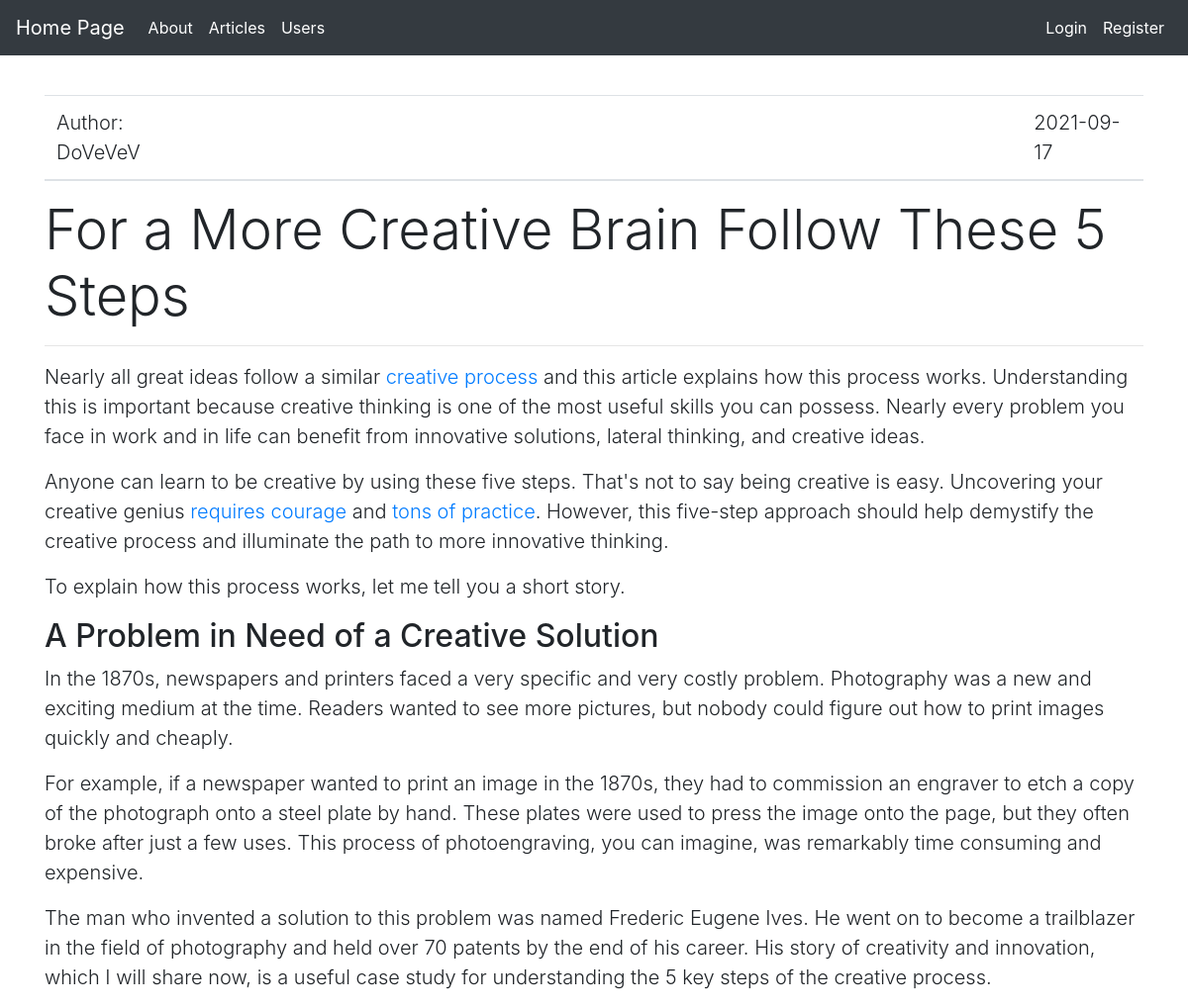
The page /articles/3 on the database its author committed.
### tables this page shows
CREATE TABLE articles(article_id integer PRIMARY KEY, title text, author text, content text, Timestamp created_time DEFAULT CURRENT_TIMESTAMP);

### index.py (the view)
@app.route('/articles/<string:article_no>', methods=['GET'])
def articles_pages(article_no):
    con = sqlite3.connect('blog_database.db')
    cur = con.cursor()
    query = 'SELECT * FROM articles where article_id = ?'
    cur.execute(query, (article_no,))
    article_exists = cur.fetchall()
    if len(article_exists) > 0:
        con.close()
        return render_template('article_pages.html', article=article_exists)
    else:
        con.close()
        return render_template("article_pages.html", article_no=article_no)

### templates/article_pages.html
{% extends 'layout.html' %}
{% block body %}
{% if article %}
<ul class="list-group">
    <table class="table">
        <thead>
        <th scope="col" class="lead" align="right">Author: {{ article[0][2] }}</th>
        <div>
            <th scope="col" class="lead" align="right"></th>
            <th scope="col" class="lead" align="right"></th>
            <th scope="col" class="lead" align="right"></th>
            <th scope="col" class="lead" align="right"></th>
            <th scope="col" class="lead" align="right"></th>
            <th scope="col" class="lead" align="right"></th>
            <th scope="col" class="lead" align="right"></th>
            <th scope="col" class="lead" align="right"></th>
            <th scope="col" class="lead" align="right"></th>
            <th scope="col" class="lead" align="right"></th>
            <th scope="col" class="lead" align="right"></th>
            <th scope="col" class="lead" align="right"></th>
            <th scope="col" class="lead" align="right"></th>
            <th scope="col" class="lead" align="right"></th>
            <th scope="col" class="lead" align="right"></th>
            <th scope="col" class="lead" align="right"></th>
            <th scope="col" class="lead" align="right"></th>
            <th scope="col" class="lead" align="right"></th>
            <th scope="col" class="lead" align="right"></th>
            <th scope="col" class="lead" align="right"></th>
            <th scope="col" class="lead" align="right"></th>
            <th scope="col" class="lead" align="right"></th>
            <th scope="col" class="lead" align="right"></th>
            <th scope="col" class="lead" align="right"></th>
            <th scope="col" class="lead" align="right"></th>
            <th scope="col" class="lead" align="right"></th>
            <th scope="col" class="lead" align="right"></th>
            <th scope="col" class="lead" align="right"></th>
            <th scope="col" class="lead" align="right"></th>
            <th scope="col" class="lead" align="right"></th>
            <th scope="col" class="lead" align="right"></th>
            <th scope="col" class="lead" align="right"></th>
            <th scope="col" class="lead" align="right"></th>
            <th scope="col" class="lead" align="right"></th>
        </div>
        <th scope="col" class="lead" align="left">{{ article [0][4][0:10] }}</th>
        </thead>
    </table>
</ul>
<h3 class="display-4">{{ article[0][1] }}</h3>
<hr>
<div class="lead">{{ article [0][3]|safe }}</div>
{% else %}
<div class="display-4">NOT FOUND {{ article_no }}</div>
<hr>
<div class="alert alert-danger">
    <div class="lead">There is no article in this page.</div>
</div>
{% endif %}
{% endblock body %}

### rows shown on the page
articles: author "DoVeVeV", Timestamp "2021-09-17", title "For a More Creative Brain Follow These 5 Steps", content "Nearly all great ideas follow a similar creative process and this article explains how this process works. Understanding this is important because creative thinking is one of the most useful skills you can possess. Nearly every problem you face in work and in life can benefit from innovative solutions, lateral thinking, and creative ideas. Anyone can learn to be creative by using these five steps. That's not to say being creative is easy. Uncovering your creative genius requires courage and tons of practice . However, this five-step approach should help demystify the creative process and illuminate the path to more innovative thinking. To explain how this process works, let me tell you a…"
